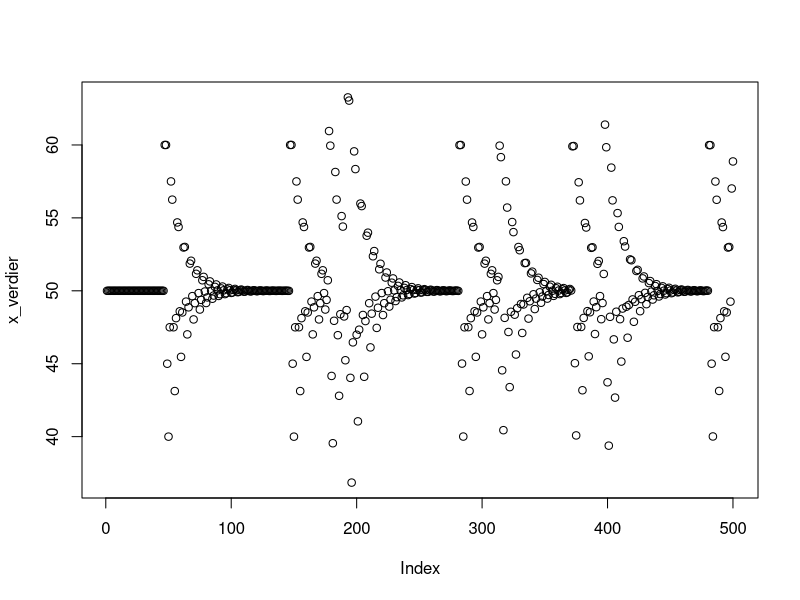

Source code (R):

price <- function(stock){
  
  return(100-stock)
}


time = 500

x = 50
c = 1
x_verdier <- vector("integer",time)
p_verdier <- vector("integer",time)
p_verdier[1] <- 50; x_verdier[1] <- 50

p_verdier[2] <- 50; x_verdier[2] <- 50
for (t in 3:time){
 
  p <- price(x_verdier[t-1]) + rbinom(1,1,0.02)*20
  x <- (p_verdier[t-1] + p_verdier[t-2])/2
  print(x)
  
  x_verdier[t] <- x
  p_verdier [t] <- p
 
}

plot(x_verdier)
